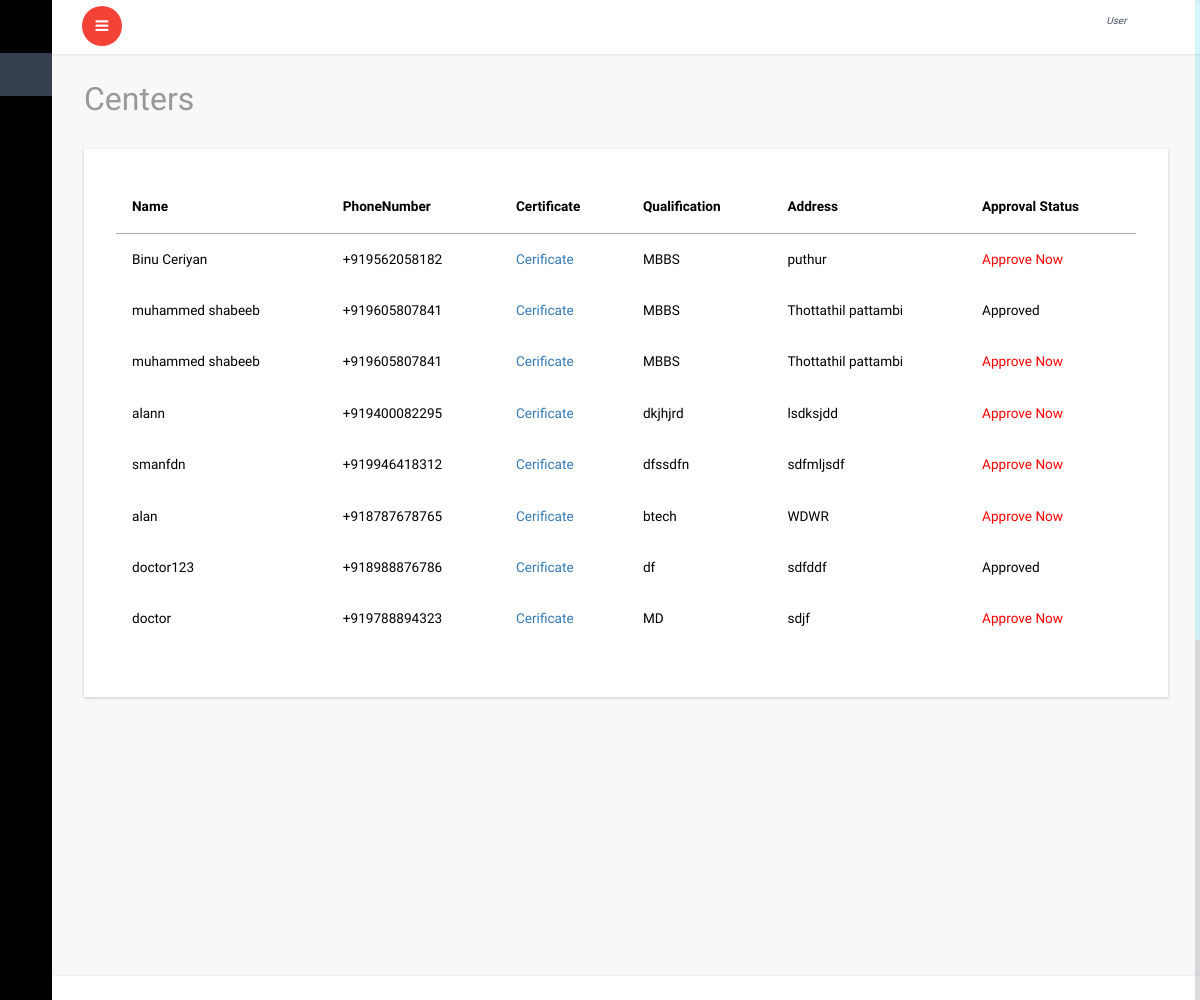
The app's page /all_doctor/ with its own data.
### account/models.py (models this page shows, shortened)
class Doctor(models.Model):
    user=models.OneToOneField(User,on_delete=models.CASCADE)
    center=models.ForeignKey(Center,on_delete=models.CASCADE,blank=True,null=True)
    name=models.CharField(max_length=50)
    doctor_photo=models.ImageField(upload_to='doctor_iamge')
    phonenumber=PhoneNumberField()
    doctor_certificate=models.FileField(upload_to='doctor_certificate')
    qualification=models.CharField(max_length=60)
    address=models.TextField()
    doctor_avilability=models.CharField(max_length=50,blank=True,null=True,choices=available)
    online_avilable=models.BooleanField(default=False)
    status_appruval=models.BooleanField(default=False)

### account/views.py (the view)
# urls.py: path('all_doctor/',views.all_doctor,name='all_doctor'),
def all_doctor(request):
    c=Doctor.objects.all()
    return render(request,'admin/doctor.html',{'c':c})

### templates/admin/doctor.html (shortened to what this page needs)
{% extends 'dashboard/index.html' %}
{% block content %}
			<div id="page-wrapper">
				<div class="graphs">
					<h3 class="blank1">Centers</h3>
					 <div class="xs tabls">
						<div class="bs-example4" data-example-id="contextual-table">
                            <table class="table">
                                {% if c %}
                                <thead>
                                    <tr>
                                      <th>Name</th>
                                      <th>PhoneNumber</th>
                                       <th>Certificate</th>
                                       <th>Qualification</th>
                                       <th>Address</th>
                                        <th>Approval Status</th>
                                    </tr>
                                </thead>
                                <tbody>
                                    {% for l in c %}
                                    <tr>
                                        <td>{{l.name}}</td>
                                        <td>{{l.phonenumber}}</td>
                                        <td><a href="{{l.doctor_certificate}}">Cerificate</a></td>
                                        <td>{{l.qualification}}</td>
                                        <td>{{l.address}}</td>
                                     {% if l.status_appruval == True %}
                                        <td>Approved</td>
                                        {% else %}
                                        <td><a href="{% url 'doctorappruval' l.id %}" style="color: red;">Approve Now</a></td>
                                        {% endif %}
                                    </tr>
                                    {% endfor %}
                                </tbody>
                            </table>
                            {% else %}
                            <h4>Not Registerd For appruval</h4>
                            {% endif %}
					   </div>
						</div>
						</div>
					</div>
		{% endblock %}

### records on screen
Doctor: name "Binu Ceriyan", phonenumber "+919562058182", qualification "MBBS", address "puthur", status_appruval "Approve Now"
Doctor: name "muhammed shabeeb", phonenumber "+919605807841", qualification "MBBS", address "Thottathil pattambi", status_appruval "Approved"
Doctor: name "muhammed shabeeb", phonenumber "+919605807841", qualification "MBBS", address "Thottathil pattambi", status_appruval "Approve Now"
Doctor: name "alann", phonenumber "+919400082295", qualification "dkjhjrd", address "lsdksjdd", status_appruval "Approve Now"
Doctor: name "smanfdn", phonenumber "+919946418312", qualification "dfssdfn", address "sdfmljsdf", status_appruval "Approve Now"
Doctor: name "alan", phonenumber "+918787678765", qualification "btech", address "WDWR", status_appruval "Approve Now"
Doctor: name "doctor123", phonenumber "+918988876786", qualification "df", address "sdfddf", status_appruval "Approved"
Doctor: name "doctor", phonenumber "+919788894323", qualification "MD", address "sdjf", status_appruval "Approve Now"
